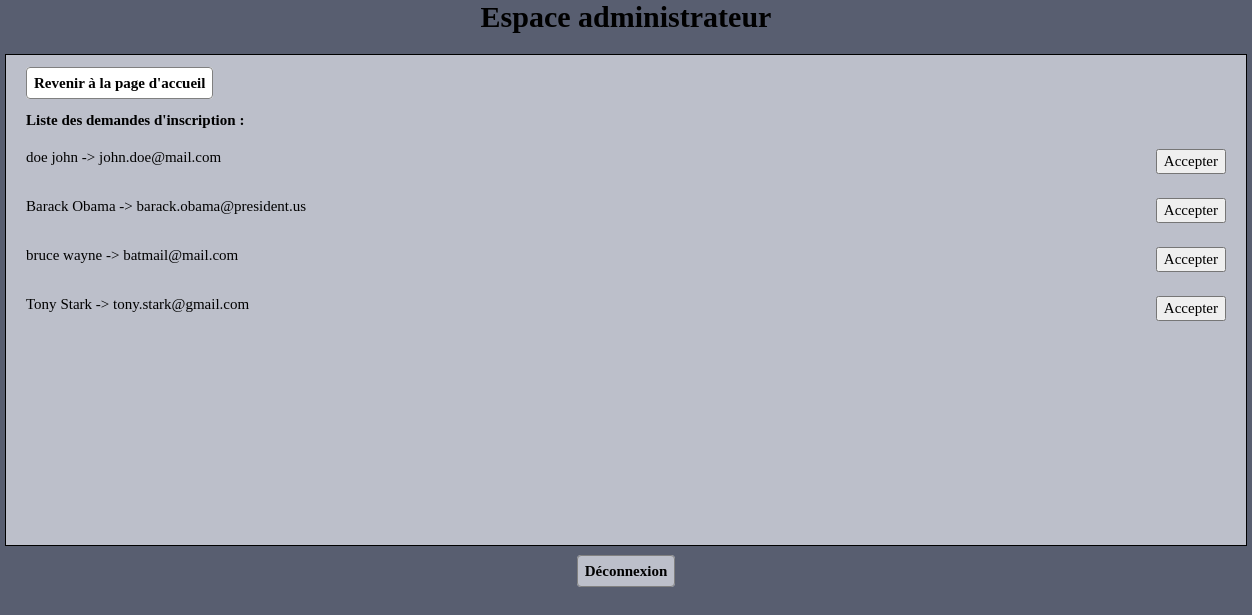
The page /admin/demande_inscription.php on the database its author committed.
### tables this page shows
CREATE TABLE IF NOT EXISTS `utilisateur` (
  `id_utilisateur` int(11) NOT NULL AUTO_INCREMENT,
  `nom_utilisateur` varchar(20) NOT NULL,
  `prenom_utilisateur` varchar(20) NOT NULL,
  `mdp_utilisateur` varchar(20) NOT NULL,
  `mail_utilisateur` varchar(50) NOT NULL,
  `admin` tinyint(1) NOT NULL,
  `confirme` tinyint(1) NOT NULL,
  PRIMARY KEY (`id_utilisateur`)
);

### admin/demande_inscription.php (the view, shortened to what this page needs)
<?php
	include('../connexion.php');
?>
<html>
	<head>
		<link rel="stylesheet" href="../style.css" type="text/css"/>
	</head>
	<body>
		<header>
			<h1 style="text-align:center;">Espace administrateur</h1>
		</header>
		<div id="main">
			<a class="bouton" href="admin.php">Revenir à la page d'accueil</a>
			<?php
				echo '<h4>Liste des demandes d\'inscription : </h4>';
				$recherche = $bdd->prepare('SELECT * FROM utilisateur WHERE confirme = :confirme');
				$recherche->execute(array(
					'confirme' => false));
				echo '<form method="POST" action="valider_inscription.php">';
				while($listeAttente = $recherche->fetch())
				{
					echo '<form method="POST" action="admin.php">';
					echo $listeAttente['prenom_utilisateur'].' '.$listeAttente['nom_utilisateur'].' -> '.$listeAttente['mail_utilisateur'].' <input type="hidden" name="id_utilisateur" value="'.$listeAttente['id_utilisateur'].'"><input type="submit" name="confirmer" value="Accepter">';
					echo '</form>';
					echo '<br>';
				}
				echo '<br><br>';
			?>
		</div>
		<br><center><a class="bouton" style="background-color: #bcbfca" href="../deconnexion.php">Déconnexion</a></center>
	</body>
</html>

### style.css (style rules this page uses)
body { margin:0; padding: 0; font-family: Verdana; font-size:15px; background-color: #585e70; }
#main { border: 1px solid black; background-color: #bcbfca; margin-right: auto; margin-left: auto; padding: 20px; height : 450px; width : 1200px; }
input { font-family: Verdana; font-size:15px; float:right; height:25px; }
a { text-decoration: none; color: none; }
.bouton { padding:7px; border-radius: 4px; background-color: white; color: black; font-weight: bold; text-align: center; border:1px solid grey; }

### rows shown on the page
utilisateur: prenom_utilisateur "doe", nom_utilisateur "john", mail_utilisateur "john.doe@mail.com"
utilisateur: prenom_utilisateur "Barack", nom_utilisateur "Obama", mail_utilisateur "barack.obama@president.us"
utilisateur: prenom_utilisateur "bruce", nom_utilisateur "wayne", mail_utilisateur "batmail@mail.com"
utilisateur: prenom_utilisateur "Tony", nom_utilisateur "Stark", mail_utilisateur "tony.stark@gmail.com"
